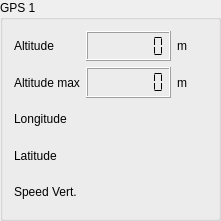
   <widget class="QGroupBox" name="gps_box">
    <property name="geometry">
     <rect>
      <x>760</x>
      <y>500</y>
      <width>221</width>
      <height>221</height>
     </rect>
    </property>
    <property name="styleSheet">
     <string notr="true"/>
    </property>
    <property name="title">
     <string>GPS 1</string>
    </property>
    <layout class="QGridLayout" name="gridLayout_3">
     <item row="1" column="0">
      <widget class="QLabel" name="altitude_label_gps">
       <property name="text">
        <string>Altitude</string>
       </property>
      </widget>
     </item>
     <item row="2" column="0">
      <widget class="QLabel" name="altitude_max_label">
       <property name="text">
        <string>Altitude max</string>
       </property>
      </widget>
     </item>
     <item row="6" column="0">
      <widget class="QLabel" name="label_XX">
       <property name="text">
        <string>Speed Vert.</string>
       </property>
      </widget>
     </item>
     <item row="3" column="0">
      <widget class="QLabel" name="longitude_label">
       <property name="text">
        <string>Longitude</string>
       </property>
      </widget>
     </item>
     <item row="3" column="1" colspan="3">
      <widget class="QLabel" name="AV_longitude">
       <property name="styleSheet">
        <string notr="true"/>
       </property>
       <property name="text">
        <string/>
       </property>
      </widget>
     </item>
     <item row="5" column="1" colspan="3">
      <widget class="QLabel" name="AV_latitude">
       <property name="minimumSize">
        <size>
         <width>0</width>
         <height>0</height>
        </size>
       </property>
       <property name="text">
        <string/>
       </property>
      </widget>
     </item>
     <item row="6" column="1" colspan="3">
      <widget class="QLabel" name="speed_vertical">
       <property name="minimumSize">
        <size>
         <width>0</width>
         <height>0</height>
        </size>
       </property>
       <property name="text">
        <string/>
       </property>
      </widget>
     </item>
     <item row="5" column="0">
      <widget class="QLabel" name="latitude_label">
       <property name="text">
        <string>Latitude</string>
       </property>
      </widget>
     </item>
     <item row="2" column="3">
      <widget class="QLabel" name="m_unit_label">
       <property name="text">
        <string>m</string>
       </property>
      </widget>
     </item>
     <item row="1" column="3">
      <widget class="QLabel" name="m_unit_label_2">
       <property name="maximumSize">
        <size>
         <width>30</width>
         <height>16777215</height>
        </size>
       </property>
       <property name="text">
        <string>m</string>
       </property>
      </widget>
     </item>
     <item row="1" column="1" colspan="2">
      <widget class="QLCDNumber" name="altitude_lcd_gps">
       <property name="smallDecimalPoint">
        <bool>false</bool>
       </property>
       <property name="digitCount">
        <number>7</number>
       </property>
       <property name="segmentStyle">
        <enum>QLCDNumber::Flat</enum>
       </property>
       <property name="intValue" stdset="0">
        <number>0</number>
       </property>
      </widget>
     </item>
     <item row="2" column="1" colspan="2">
      <widget class="QLCDNumber" name="altitude_max_lcd_max">
       <property name="enabled">
        <bool>true</bool>
       </property>
       <property name="digitCount">
        <number>7</number>
       </property>
       <property name="segmentStyle">
        <enum>QLCDNumber::Flat</enum>
       </property>
      </widget>
     </item>
    </layout>
   </widget>
